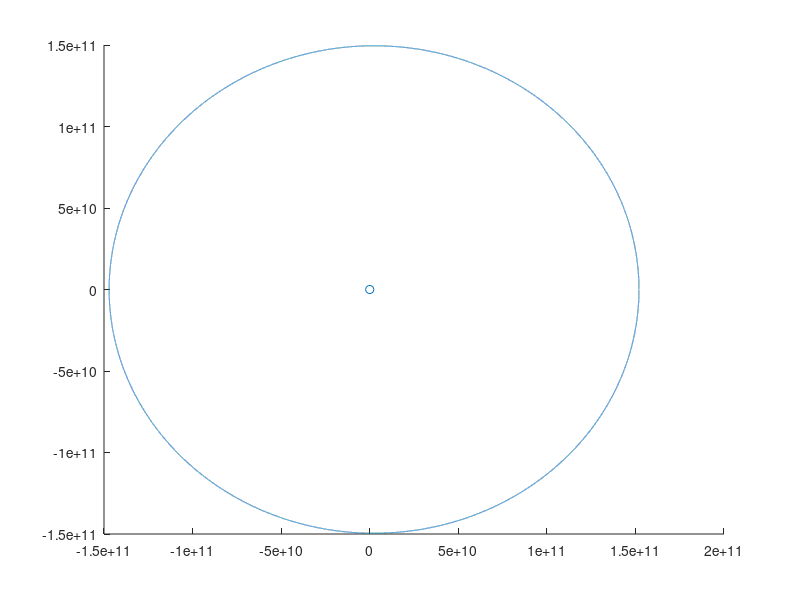

Write MATLAB code to recreate this figure.
clear
clc
close all


G=-6.67*10^-11;
t=365*24*60*60;
masssun = 1.989*10^30;

vx = [1:100];
vx(:)=1;
vy = [1:100];
vy(:)=1;
px = [1:100];
px(:)=1;
py = [1:100];
py(:)=1;
deltat=t/432;
c=432;

px(1)=1.52*10^11;
py(1)=0;
vx(1)=0;
vy(1)=29300;

for i=1:1:deltat
    ax=G*masssun*px(i)/(px(i)^2+py(i)^2)^(3/2);
    ay=G*masssun*py(i)/(px(i)^2+py(i)^2)^(3/2);
    
    pxstar=px(i)+vx(i)*c;
    pystar=py(i)+vy(i)*c;
    vxstar=vx(i)+ax*c;
    vystar=vy(i)+ay*c;
    
    axs=G*masssun*pxstar/((pxstar^2+pystar^2)^(3/2));
    ays=G*masssun*pystar/((pxstar^2+pystar^2)^(3/2));
    

    vx(i+1)=vx(i)+(ax+axs)*c*.5;
    vy(i+1)=vy(i)+(ay+ays)*c*.5;
    px(i+1)=px(i)+(vx(i)+vx(i+1))*c*.5;
    py(i+1)=py(i)+(vy(i)+vy(i+1))*c*.5;
end

hold on;
scatter(0,0);
plot(px,py);